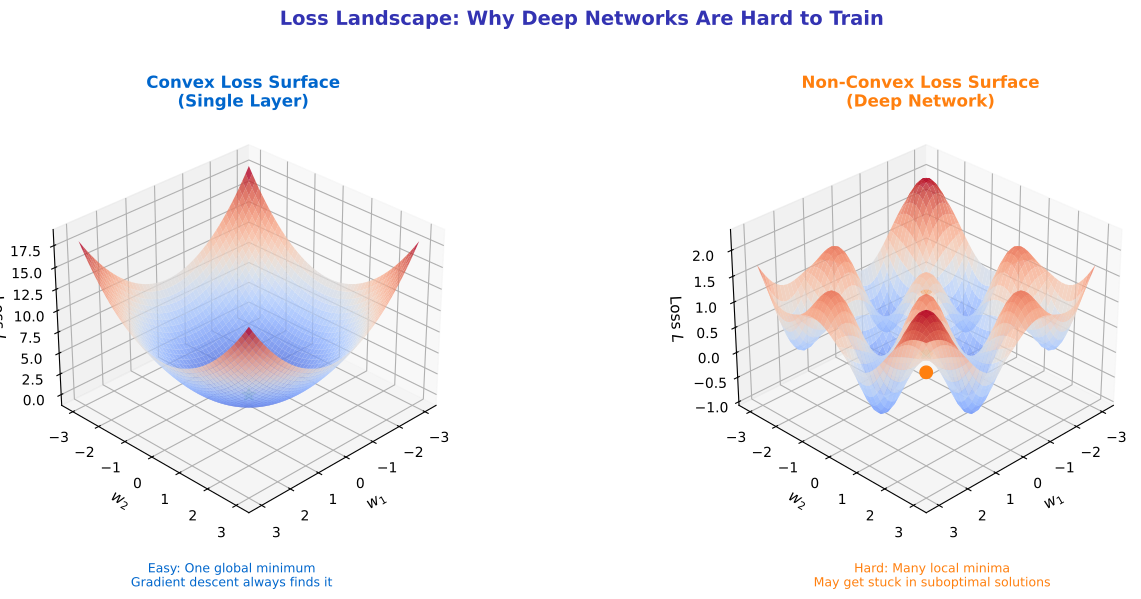

Recreate this plot in Python.
"""
3D Loss Landscape Visualization
Module 3: Training Neural Networks
"""

import matplotlib.pyplot as plt
import numpy as np
from mpl_toolkits.mplot3d import Axes3D

CHART_METADATA = {
    'title': 'Loss Landscape 3D',
    'url': 'https://github.com/QuantLet/neural-networks-introduction/tree/main/loss_landscape_3d'
}

# Colors
mlpurple = '#3333B2'
mlblue = '#0066CC'
mlorange = '#FF7F0E'
mlgreen = '#2CA02C'
mlgray = '#7F7F7F'

fig = plt.figure(figsize=(14, 6))

# ==================== LEFT: Simple Convex Loss ====================
ax1 = fig.add_subplot(121, projection='3d')

w1 = np.linspace(-3, 3, 50)
w2 = np.linspace(-3, 3, 50)
W1, W2 = np.meshgrid(w1, w2)

# Simple convex loss (bowl shape)
L_convex = W1**2 + W2**2

surf1 = ax1.plot_surface(W1, W2, L_convex, cmap='coolwarm', alpha=0.8, edgecolor='none')

# Mark global minimum
ax1.scatter([0], [0], [0], c=mlgreen, s=100, marker='*', zorder=10, label='Global minimum')

ax1.set_xlabel('$w_1$', fontsize=11)
ax1.set_ylabel('$w_2$', fontsize=11)
ax1.set_zlabel('Loss $L$', fontsize=11)
ax1.set_title('Convex Loss Surface\n(Single Layer)', fontsize=12, fontweight='bold', color=mlblue)
ax1.view_init(elev=30, azim=45)

# ==================== RIGHT: Non-Convex Loss ====================
ax2 = fig.add_subplot(122, projection='3d')

# Non-convex loss (multiple minima)
L_nonconvex = (np.sin(W1 * 2) * np.sin(W2 * 2) + 0.1 * (W1**2 + W2**2) +
               0.5 * np.exp(-((W1-1)**2 + (W2-1)**2)))

surf2 = ax2.plot_surface(W1, W2, L_nonconvex, cmap='coolwarm', alpha=0.8, edgecolor='none')

# Mark local minima
local_mins = [(-1.5, -1.5), (0, 0), (1.5, 1.5)]
for x, y in local_mins:
    z = np.sin(x * 2) * np.sin(y * 2) + 0.1 * (x**2 + y**2)
    ax2.scatter([x], [y], [z], c=mlorange, s=80, marker='o', zorder=10)

ax2.scatter([0], [0], [0], c=mlgreen, s=100, marker='*', zorder=10, label='Global minimum')

ax2.set_xlabel('$w_1$', fontsize=11)
ax2.set_ylabel('$w_2$', fontsize=11)
ax2.set_zlabel('Loss $L$', fontsize=11)
ax2.set_title('Non-Convex Loss Surface\n(Deep Network)', fontsize=12, fontweight='bold', color=mlorange)
ax2.view_init(elev=30, azim=45)

# Legend and annotations
fig.text(0.25, 0.02, 'Easy: One global minimum\nGradient descent always finds it',
         ha='center', fontsize=9, color=mlblue)
fig.text(0.75, 0.02, 'Hard: Many local minima\nMay get stuck in suboptimal solutions',
         ha='center', fontsize=9, color=mlorange)

fig.suptitle('Loss Landscape: Why Deep Networks Are Hard to Train',
             fontsize=14, fontweight='bold', color=mlpurple, y=0.98)

plt.tight_layout(rect=[0, 0.08, 1, 0.95])
plt.savefig('loss_landscape_3d.pdf', format='pdf', bbox_inches='tight', dpi=300)
plt.savefig('loss_landscape_3d.png', format='png', bbox_inches='tight', dpi=300)
plt.close()

print("Generated: loss_landscape_3d.pdf")
